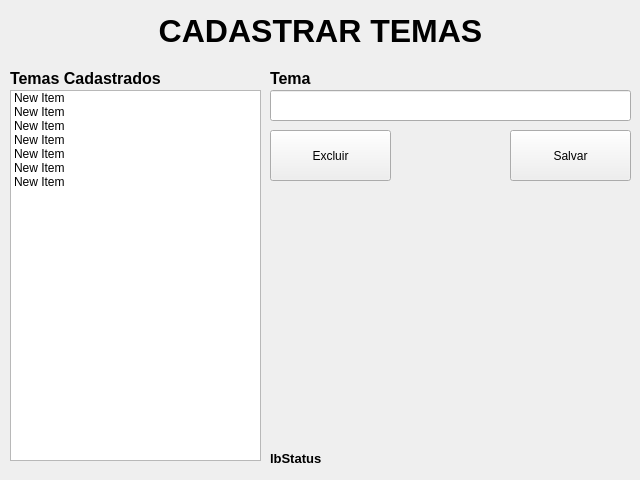
<?xml version="1.0" encoding="UTF-8"?>
<ui version="4.0">
 <class>Form</class>
 <widget class="QWidget" name="Form">
  <property name="windowModality">
   <enum>Qt::WindowModal</enum>
  </property>
  <property name="geometry">
   <rect>
    <x>0</x>
    <y>0</y>
    <width>640</width>
    <height>480</height>
   </rect>
  </property>
  <property name="maximumSize">
   <size>
    <width>640</width>
    <height>480</height>
   </size>
  </property>
  <property name="windowTitle">
   <string>Cadastro de Gêneros de Livros</string>
  </property>
  <widget class="QLabel" name="label">
   <property name="geometry">
    <rect>
     <x>20</x>
     <y>10</y>
     <width>601</width>
     <height>41</height>
    </rect>
   </property>
   <property name="font">
    <font>
     <pointsize>24</pointsize>
     <weight>75</weight>
     <bold>true</bold>
    </font>
   </property>
   <property name="text">
    <string>CADASTRAR TEMAS</string>
   </property>
   <property name="alignment">
    <set>Qt::AlignCenter</set>
   </property>
  </widget>
  <widget class="QListWidget" name="lstTemas">
   <property name="geometry">
    <rect>
     <x>10</x>
     <y>90</y>
     <width>251</width>
     <height>371</height>
    </rect>
   </property>
   <item>
    <property name="text">
     <string>New Item</string>
    </property>
   </item>
   <item>
    <property name="text">
     <string>New Item</string>
    </property>
   </item>
   <item>
    <property name="text">
     <string>New Item</string>
    </property>
   </item>
   <item>
    <property name="text">
     <string>New Item</string>
    </property>
   </item>
   <item>
    <property name="text">
     <string>New Item</string>
    </property>
   </item>
   <item>
    <property name="text">
     <string>New Item</string>
    </property>
   </item>
   <item>
    <property name="text">
     <string>New Item</string>
    </property>
   </item>
  </widget>
  <widget class="QPushButton" name="btSalvarTema">
   <property name="geometry">
    <rect>
     <x>510</x>
     <y>130</y>
     <width>121</width>
     <height>51</height>
    </rect>
   </property>
   <property name="autoFillBackground">
    <bool>true</bool>
   </property>
   <property name="text">
    <string>Salvar</string>
   </property>
   <property name="icon">
    <iconset>
     <normaloff>../../resources/icons/save_16dp_48752C.png</normaloff>../../resources/icons/save_16dp_48752C.png</iconset>
   </property>
   <property name="iconSize">
    <size>
     <width>24</width>
     <height>24</height>
    </size>
   </property>
  </widget>
  <widget class="QLineEdit" name="txtTema">
   <property name="geometry">
    <rect>
     <x>270</x>
     <y>90</y>
     <width>361</width>
     <height>31</height>
    </rect>
   </property>
   <property name="font">
    <font>
     <pointsize>12</pointsize>
    </font>
   </property>
  </widget>
  <widget class="QLabel" name="label_2">
   <property name="geometry">
    <rect>
     <x>270</x>
     <y>70</y>
     <width>121</width>
     <height>16</height>
    </rect>
   </property>
   <property name="font">
    <font>
     <pointsize>12</pointsize>
     <weight>75</weight>
     <bold>true</bold>
    </font>
   </property>
   <property name="text">
    <string>Tema</string>
   </property>
  </widget>
  <widget class="QLabel" name="label_3">
   <property name="geometry">
    <rect>
     <x>10</x>
     <y>70</y>
     <width>241</width>
     <height>16</height>
    </rect>
   </property>
   <property name="font">
    <font>
     <pointsize>12</pointsize>
     <weight>75</weight>
     <bold>true</bold>
    </font>
   </property>
   <property name="text">
    <string>Temas Cadastrados</string>
   </property>
  </widget>
  <widget class="QPushButton" name="btExcluirTema">
   <property name="geometry">
    <rect>
     <x>270</x>
     <y>130</y>
     <width>121</width>
     <height>51</height>
    </rect>
   </property>
   <property name="focusPolicy">
    <enum>Qt::StrongFocus</enum>
   </property>
   <property name="text">
    <string>Excluir</string>
   </property>
   <property name="icon">
    <iconset>
     <normaloff>../../resources/icons/delete_forever_16dp_BB271A.png</normaloff>../../resources/icons/delete_forever_16dp_BB271A.png</iconset>
   </property>
   <property name="iconSize">
    <size>
     <width>24</width>
     <height>24</height>
    </size>
   </property>
  </widget>
  <widget class="QLabel" name="lbStatus">
   <property name="geometry">
    <rect>
     <x>270</x>
     <y>450</y>
     <width>361</width>
     <height>16</height>
    </rect>
   </property>
   <property name="font">
    <font>
     <pointsize>10</pointsize>
     <weight>75</weight>
     <bold>true</bold>
    </font>
   </property>
   <property name="text">
    <string>lbStatus</string>
   </property>
  </widget>
 </widget>
 <resources/>
 <connections/>
</ui>
